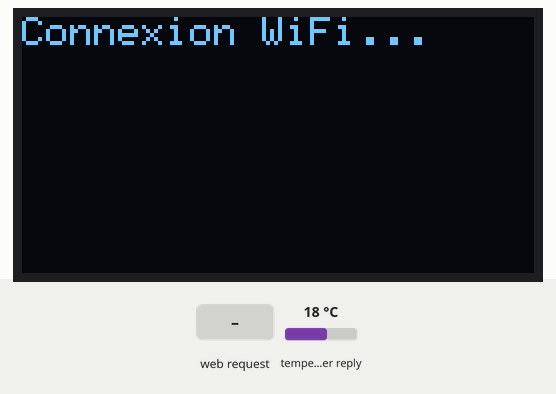
This program was run on a simulated ESP32. On the bench: 128×64 one-colour display. The test bench sets the inputs (shaded band); at power-on: temperature in the weather reply 18 °C. WiFi joins after 1.5 s; servers stay silent unless stated; storage starts empty; web services answer with replies made up by the test bench.

Above: at 0.2 s.
At 2.8 s:
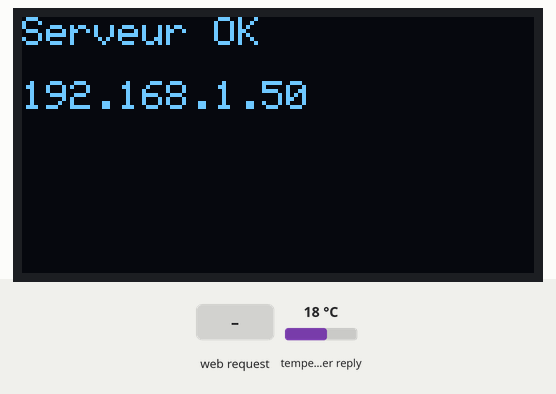
2.9 s: HTTP request GET /api/meteo received
At 3.9 s:
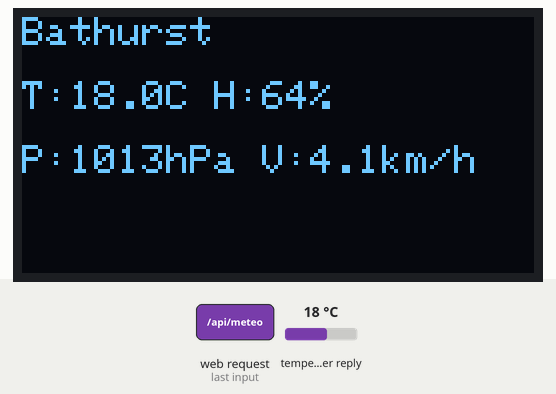
Timing chart, 0 to 5.9 s (numbered marks = the images above; inputs shaded):
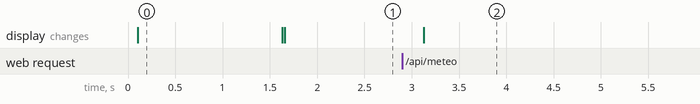

The program:

main.cpp
```cpp
#include <WiFi.h>
#include <HTTPClient.h>
#include <WebServer.h>
#include <SPIFFS.h>
#include <Wire.h>
#include <Adafruit_GFX.h>
#include <Adafruit_SSD1306.h>
#include <ArduinoJson.h>
const char* ssid       = "UNIFI_IDO1";
const char* password   = "42Bidules!";

const char* apiUrl     = "https://api.openweathermap.org/data/2.5/weather?q=Bathurst,CA&appid=fa31e5defae6296fbac88c429099a1fc&units=metric&lang=fr";


WebServer server(80);

// OLED
#define SCREEN_WIDTH 128
#define SCREEN_HEIGHT 64
Adafruit_SSD1306 display(SCREEN_WIDTH, SCREEN_HEIGHT, &Wire, -1);

void afficherOLED(String l1, String l2 = "", String l3 = "") {
  display.clearDisplay();
  display.setTextSize(1);
  display.setTextColor(SSD1306_WHITE);
  display.setCursor(0, 0);  display.println(l1);
  display.setCursor(0, 16); display.println(l2);
  display.setCursor(0, 32); display.println(l3);
  display.display();
}


void handleRoot() {
  File file = SPIFFS.open("/index.html", "r");
  if (!file) {
    server.send(500, "text/plain", "index.html manquant");
    return;
  }
  server.streamFile(file, "text/html");
  file.close();
}

void handleScript() {
  File file = SPIFFS.open("/script.js", "r");
  if (!file) {
    server.send(500, "text/plain", "script.js manquant");
    return;
  }
  server.streamFile(file, "application/javascript");
  file.close();
}

void handleMeteoAPI() {
  HTTPClient http;
  http.begin(apiUrl);
  int code = http.GET();

  if (code <= 0) {
    server.send(500, "application/json", "{\"error\":\"HTTP error\"}");
    return;
  }

  String payload = http.getString();
  http.end();

  server.send(200, "application/json", payload);

  StaticJsonDocument<1024> doc;
  DeserializationError err = deserializeJson(doc, payload);
  if (err) return;

  float temperature = doc["main"]["temp"] | 0.0;
  float humidite    = doc["main"]["humidity"] | 0.0;
  float pression    = doc["main"]["pressure"] | 0.0;
  float vent        = doc["wind"]["speed"] | 0.0;
  const char* ville = doc["name"] | "Ville";

  String l1 = String(ville);
  String l2 = "T:" + String(temperature, 1) + "C H:" + String(humidite, 0) + "%";
  String l3 = "P:" + String(pression, 0) + "hPa V:" + String(vent, 1) + "km/h";
  afficherOLED(l1, l2, l3);
}


void connecterWiFi() {
  WiFi.begin(ssid, password);
  afficherOLED("Connexion WiFi...");

  while (WiFi.status() != WL_CONNECTED) {
    delay(500);
  }

  afficherOLED("WiFi OK", WiFi.localIP().toString());

}
void setup() {
  Serial.begin(115200);

  // OLED
  if (!display.begin(SSD1306_SWITCHCAPVCC, 0x3C)) {
    while (true) delay(1000);
  }
  afficherOLED("Boot ESP32...");


  if (!SPIFFS.begin(true)) {
    afficherOLED("SPIFFS ERROR");
    return;
  }

  connecterWiFi();

  server.on("/", handleRoot);
  server.on("/script.js", handleScript);
  server.on("/api/meteo", handleMeteoAPI);

  server.begin();
  afficherOLED("Serveur OK", WiFi.localIP().toString());
}

void loop() {
  server.handleClient();
}
```

Measured:
- after the input at 2.9 s, the display: changes after 0.23 s (image 2)
- what the display in image 0 shows lasts 1.5 s, from 0.1 s to 1.6 s
